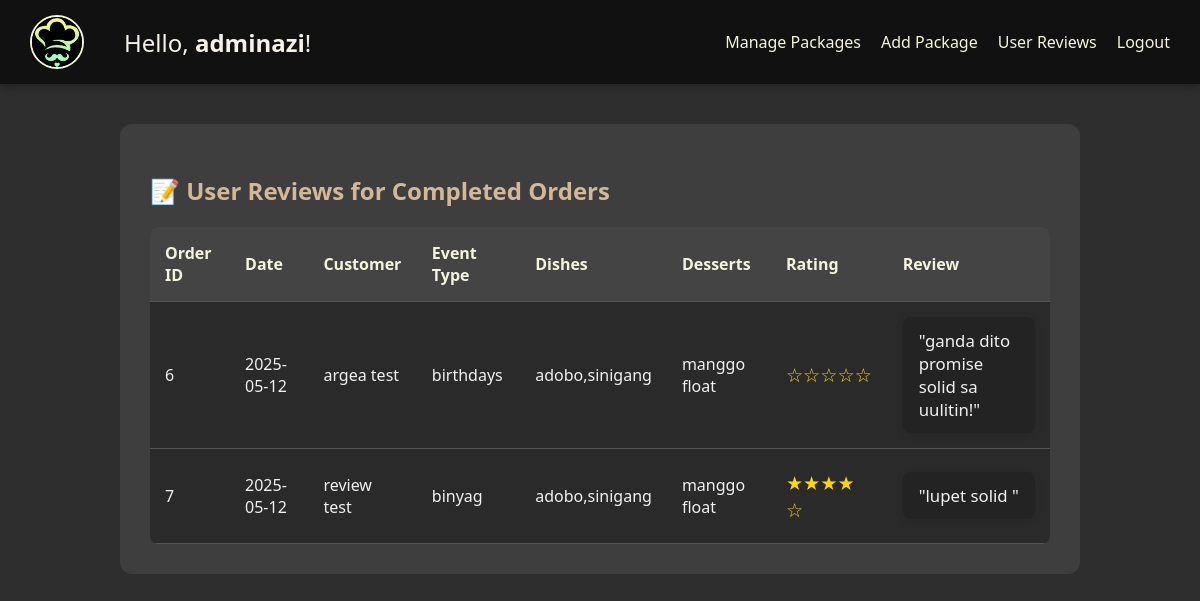
Screenshot of /mod_review_page.php (signed in) with the database file from the repository.
### tables this page shows
CREATE TABLE `registertb` (
  `userid` int(10) UNSIGNED NOT NULL,
  `name` varchar(255) DEFAULT NULL,
  `username` varchar(255) DEFAULT NULL,
  `contact` varchar(20) DEFAULT NULL,
  `password` varchar(255) DEFAULT NULL,
  `checkpass` varchar(255) DEFAULT NULL,
  `role` varchar(20) DEFAULT 'user'
);

CREATE TABLE `orders` (
  `id` int(11) NOT NULL,
  `package_id` int(11) NOT NULL,
  `customer_name` varchar(255) NOT NULL,
  `address` text NOT NULL,
  `event_type` varchar(255) NOT NULL,
  `guest_count` int(11) NOT NULL,
  `selected_dishes` text DEFAULT NULL,
  `selected_desserts` text DEFAULT NULL,
  `lat` decimal(10,7) DEFAULT NULL,
  `lng` decimal(10,7) DEFAULT NULL,
  `created_at` timestamp NOT NULL DEFAULT current_timestamp(),
  `order_date` date DEFAULT NULL,
  `user_id` int(11) NOT NULL,
  `status` varchar(255) DEFAULT NULL,
  `payment_method` varchar(255) DEFAULT NULL,
  `reviews` text DEFAULT NULL,
  `rating` int(10) DEFAULT NULL,
  `total_price` int(10) DEFAULT NULL
);

### mod_review_page.php (the view, shortened to what this page needs)
<?php
include('connection.php');
$user_id = $_SESSION['user_id'];
$query = "SELECT name, role FROM registertb WHERE userid = ?";
$stmt = $conn->prepare($query);
$stmt->bind_param("i", $user_id);
$stmt->execute();
$stmt->bind_result($name, $role);
$sql = "SELECT o.id, o.order_date, o.customer_name, o.event_type, o.selected_dishes, o.selected_desserts, o.status, o.reviews, o.rating
        FROM orders o
        WHERE o.status = 'done' AND o.reviews IS NOT NULL AND o.reviews != ''
        ORDER BY o.order_date DESC";
$result = $conn->query($sql);
?>
<!DOCTYPE html>
<html lang="en">
<head>
</head>
<body>
<nav class="navbar">
    <div class="navbar-left">
        <img src="logo.jfif" alt="Logo" class="logo-img">
        <span class="greeting">Hello, <strong><?= htmlspecialchars($name) ?></strong>!</span>
    </div>
    <div class="nav-links">
        <a href="mod_packages.php">Manage Packages</a>
        <a href="mod_add_packages.php">Add Package</a>
        <a href="mod_review_page.php">User Reviews</a>
        <a href="logout.php">Logout</a>
    </div>
</nav>
<div class="container">
    <h2>📝 User Reviews for Completed Orders</h2>
    <table>
        <tr>
            <th>Order ID</th>
            <th>Date</th>
            <th>Customer</th>
            <th>Event Type</th>
            <th>Dishes</th>
            <th>Desserts</th>
            <th>Rating</th>
            <th>Review</th>
        </tr>
        <?php if ($result && $result->num_rows > 0): ?>
            <?php while ($row = $result->fetch_assoc()): ?>
                <tr>
                    <td><?= htmlspecialchars($row['id']) ?></td>
                    <td><?= htmlspecialchars($row['order_date']) ?></td>
                    <td><?= htmlspecialchars($row['customer_name']) ?></td>
                    <td><?= htmlspecialchars($row['event_type']) ?></td>
                    <td><?= nl2br(htmlspecialchars($row['selected_dishes'])) ?></td>
                    <td><?= nl2br(htmlspecialchars($row['selected_desserts'])) ?></td>
                    <td>
                        <div class="star-rating">
                            <?php for ($i = 0; $i < $row['rating']; $i++) echo "★"; ?>
                            <?php for ($i = $row['rating']; $i < 5; $i++) echo "☆"; ?>
                        </div>
                    </td>
                    <td><div class="review-box">"<?= nl2br(htmlspecialchars($row['reviews'])) ?>"</div></td>
                </tr>
            <?php endwhile; ?>
        <?php else: ?>
            <tr><td colspan="8" style="text-align:center; color:#ccc;">No reviews found.</td></tr>
        <?php endif; ?>
    </table>
</div>
</body>
</html>

### mod_review_page.php (style rules this page uses)
body { font-family: 'Segoe UI', sans-serif; background-color: #2e2e2e; color: #f1f1f1; margin: 0; }
.navbar { background-color: #111; display: flex; align-items: center; justify-content: space-between; padding: 15px 30px; box-shadow: 0 2px 10px rgba(0,0,0,0.3); position: sticky; top: 0; z-index: 1000; }
.navbar-left { display: flex; align-items: center; }
.greeting { font-size: 1.5rem; color: #f7f2e9; margin-left: 25px; }
.logo-img { width: 50px; height: 50px; border-radius: 50%; object-fit: cover; margin-right: 15px; border: 2px solid beige; }
.nav-links { display: flex; gap: 20px; }
.nav-links a { color: beige; text-decoration: none; font-weight: 500; transition: color 0.3s ease; }
.container { max-width: 900px; margin: 40px auto; background-color: #3e3e3e; padding: 30px; border-radius: 12px; }
h2 { color: #d4b895; }
table { width: 100%; border-collapse: collapse; background-color: #2a2a2a; border-radius: 8px; overflow: hidden; }
th, td { padding: 15px; text-align: left; border-bottom: 1px solid #555; }
th { background-color: #444; color: beige; }
.review-box { background: #232323; color: #f1f1f1; border-radius: 8px; padding: 12px 16px; margin: 0; font-size: 1.05em; box-shadow: 0 2px 8px rgba(0,0,0,0.08); }
.star-rating { color: #ffd700; font-size: 1.2em; margin: 5px 0; }

### rows the page displays
registertb: name "adminazi"
orders: id "6", order_date "2025-05-12", customer_name "argea test", event_type "birthdays", selected_dishes "adobo,sinigang", selected_desserts "manggo float", reviews "ganda dito promise solid sa uulitin!"
orders: id "7", order_date "2025-05-12", customer_name "review test", event_type "binyag", selected_dishes "adobo,sinigang", selected_desserts "manggo float", reviews "lupet solid"
